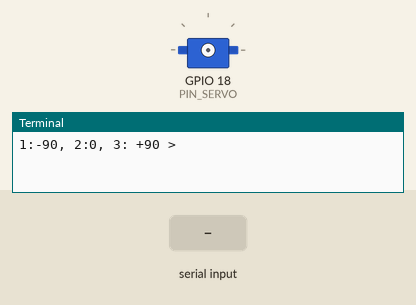
Simulated run of this program. Board: Raspberry Pi (BCM pin numbers). Shown: servo, the last lines printed to the terminal. The test bench sets the inputs (shaded band). Servo angles are drawn from the pulse width (0.5 ms = 0°, 2.5 ms = 180°).

Above: at 1.2 s.
1.3 s: "1" typed at the terminal, then Enter
2.8 s: "2" typed at the terminal, then Enter
At 3.2 s:
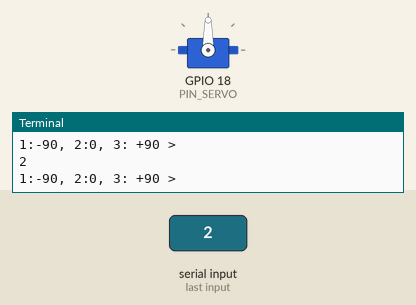
4.3 s: "0" typed at the terminal, then Enter
At 5.5 s:
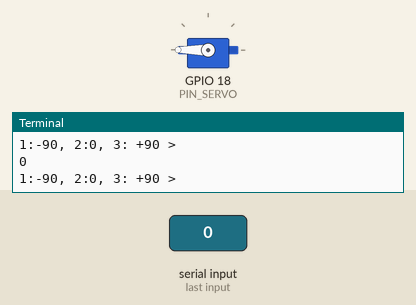
Timing chart, 0 to 7.3 s (numbered marks = the images above; inputs shaded):
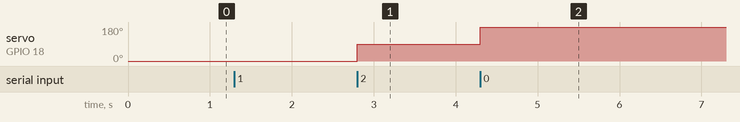

The program:

servo_wpi_hw.py
```python
# run with sudo!!
import wiringpi as wpi
PIN_SERVO = 18

wpi.wiringPiSetupGpio()
wpi.pinMode(PIN_SERVO, wpi.PWM_OUTPUT)

wpi.pwmSetMode(wpi.PWM_MODE_MS)
wpi.pwmSetClock(384)	#19.2MHz / 384 = 50000Hz = 50KHz(0.02ms)
wpi.pwmSetRange(1000) # 0.02ms * 1000 = 20ms, 50KHz / 1000 = 50Hz

while True:
	answer = input("1:-90, 2:0, 3: +90 > ")
	if answer =='1':
		wpi.pwmWrite(PIN_SERVO, 25)	# 25 * 0.02ms = 0.5ms
	elif answer == '2':
		wpi.pwmWrite(PIN_SERVO, 75)	# 75 * 0.02ms = 1.5ms
	else:
		wpi.pwmWrite(PIN_SERVO, 125)	# 125 * 0.02ms = 2.5ms
```

Measured:
- after the input at 2.8 s, servo on GPIO 18 (PIN_SERVO): 0° → 90° at once
- after the input at 4.3 s, servo on GPIO 18 (PIN_SERVO): 90° → 180° at once
